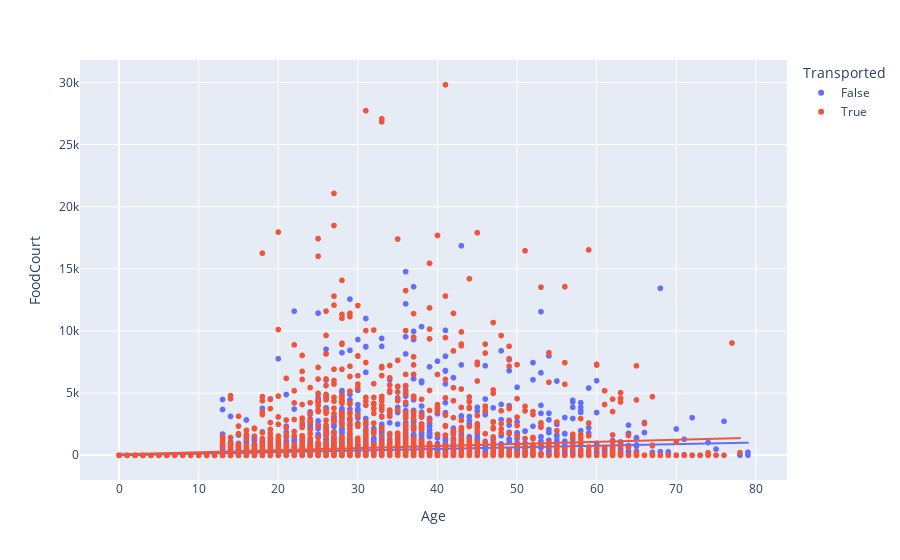

The notebook cell this image was saved under:
### Code cell
px.scatter(df, 'Age', 'FoodCourt', color='Transported', trendline='ols')

### Figure 1 — Plotly figure (JSON) as saved in the notebook; plotly's stock layout.template omitted (floating-point values rounded to 4 significant figures; data arrays with more than 128 entries replaced by an {"elided": "..."} marker saying what was removed)
{"data": [{"hovertemplate": "Transported=False<br>Age=%{x}<br>FoodCourt=%{y}<extra></extra>", "legendgroup": "False", "marker": {"color": "#636efa", "symbol": "circle"}, "mode": "markers", "name": "False", "showlegend": true, "type": "scattergl", "x": {"elided": "4315 int values"}, "xaxis": "x", "y": {"elided": "4315 int values"}, "yaxis": "y"}, {"hovertemplate": "<b>OLS trendline</b><br>FoodCourt = 12.8122 * Age + -2.08445<br>R<sup>2</sup>=0.021761<br><br>Transported=False<br>Age=%{x}<br>FoodCourt=%{y} <b>(trend)</b><extra></extra>", "legendgroup": "False", "marker": {"color": "#636efa", "symbol": "circle"}, "mode": "lines", "name": "False", "showlegend": false, "type": "scattergl", "x": {"elided": "4144 int values"}, "xaxis": "x", "y": {"elided": "4144 float values"}, "yaxis": "y"}, {"hovertemplate": "Transported=True<br>Age=%{x}<br>FoodCourt=%{y}<extra></extra>", "legendgroup": "True", "marker": {"color": "#EF553B", "symbol": "circle"}, "mode": "markers", "name": "True", "showlegend": true, "type": "scattergl", "x": {"elided": "4378 int values"}, "xaxis": "x", "y": {"elided": "4378 int values"}, "yaxis": "y"}, {"hovertemplate": "<b>OLS trendline</b><br>FoodCourt = 16.7763 * Age + 70.9683<br>R<sup>2</sup>=0.017168<br><br>Transported=True<br>Age=%{x}<br>FoodCourt=%{y} <b>(trend)</b><extra></extra>", "legendgroup": "True", "marker": {"color": "#EF553B", "symbol": "circle"}, "mode": "lines", "name": "True", "showlegend": false, "type": "scattergl", "x": {"elided": "4191 int values"}, "xaxis": "x", "y": {"elided": "4191 float values"}, "yaxis": "y"}], "layout": {"legend": {"title": {"text": "Transported"}, "tracegroupgap": 0}, "margin": {"t": 60}, "xaxis": {"anchor": "y", "domain": [0, 1], "title": {"text": "Age"}}, "yaxis": {"anchor": "x", "domain": [0, 1], "title": {"text": "FoodCourt"}}}}
